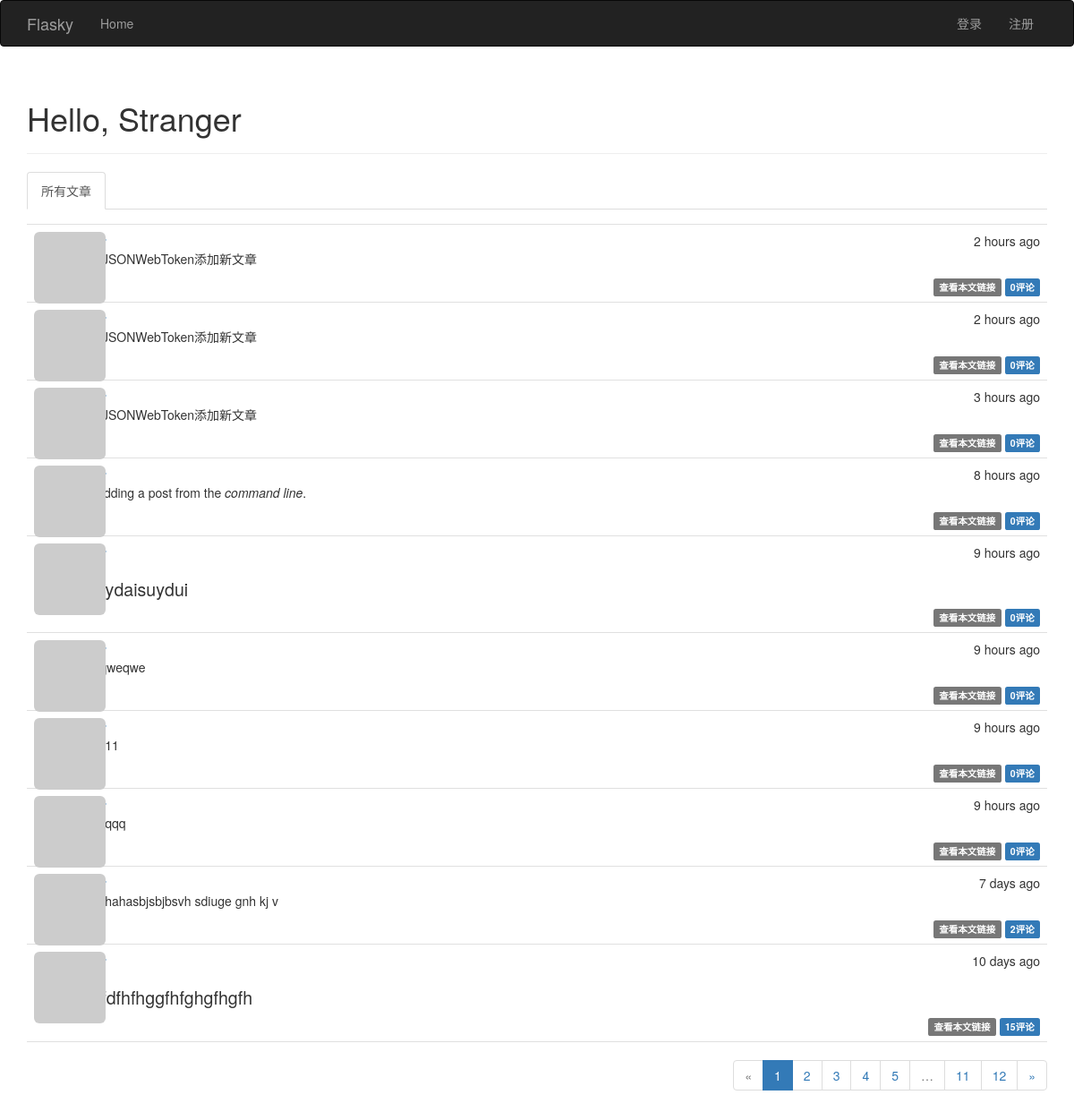
The page / on the database its author committed.
### app/models.py (models this page shows, shortened)
class Post(db.Model):
	__tablename__ = 'posts'
	id = db.Column(db.Integer, primary_key=True)
	body = db.Column(db.Text)
	timestamp = db.Column(db.DateTime, index=True, default=datetime.utcnow)
	author_id = db.Column(db.Integer, db.ForeignKey('users.id'))
	body_html = db.Column(db.Text)
	comments = db.relationship('Comment', backref='post', lazy='dynamic')

### app/main/views.py (the view)
@main.route('/', methods=['GET', 'POST'])
def index():
	post_form = PostForm()
	if current_user.can(Permission.WRITE_ARTICLES) and post_form.validate_on_submit():
		post = Post(body=post_form.body.data, author=current_user._get_current_object())
		db.session.add(post)
		return redirect(url_for('main.index'))
	show_followed = False
	if current_user.is_authenticated:
		show_followed = bool(request.cookies.get('show_followed', ''))
	if show_followed:
		query = current_user.followed_posts
	else:
		query = Post.query
	page = request.args.get('page', 1, type=int)
	pagination = query.order_by(Post.timestamp.desc()).paginate(
		page, per_page=current_app.config['FLASKY_POSTS_PER_PAGE'],
		error_out=False
	)
	posts = pagination.items  # TODO 当前页的实例记录
	return render_template('Index.html', form=post_form, posts=posts, pagination=pagination, show_followed=show_followed)

### app/auth/views.py (called while the page is built)
@auth.before_app_request
def before_request():
	if current_user.is_authenticated:
		if not current_user.confirmed\
				and request.endpoint \
				and request.blueprint != 'auth' \
				and request.endpoint != 'static':
			return redirect(url_for('auth.unconfirmed'))

### app/main/__init__.py (called while the page is built)
@main.app_context_processor
def inject_permissions():
	return dict(Permission=Permission)

### app/models.py (called while the page is built)
	def gravatar(self, size=100, default='monsterid', rating='g'):
		if request.is_secure:
			url = 'https://secure.gravatar.com/avatar'
		else:
			url = 'http://www.gravatar.com/avatar'
		hash = self.avatar_hash or hashlib.md5(self.email.encode('utf-8')).hexdigest()
		return '{url}/{hash}?s={size}&d={default}&r={rating}'.format(
			url=url, hash=hash, size=size, default=default, rating=rating
		)

	def can(self, permissions):
		return False

	def is_administrator(self):
		return False

### app/templates/Index.html (shortened to what this page needs)
{% extends 'base.html'%}
{% import 'bootstrap/wtf.html' as wtf%}
{% import '_macros.html' as macros %}
{% block page_content%}
<div class="page-header">
    <h1>Hello,
        {% if current_user.is_authenticated%}
            {{current_user.username}}
        {% else%}
            Stranger
        {% endif%}
    </h1>
</div>
<div class="post-tabs">
    <ul class="nav nav-tabs">
        <li {% if not  show_followed%} class="active" {% endif %}>
            <a href="{{ url_for('main.show_all') }}">
                所有文章
            </a>
        </li>
    </ul>
    {% include '_posts.html' %}
</div>
    <div class="pagination">
        {{ macros.pagination_widget(pagination, 'main.index') }}
    </div>
{% endblock page_content %}

### app/templates/_posts.html (shortened to what this page needs)
<ul class="posts">
    {% for post in posts %}
    <li class="post">
        <div class="post-thumbnail">
            <a href="{{ url_for('.user', username=post.author.username) }}">
                <img class="img-rounded profile-thumbnail" src="{{ post.author.gravatar(size=40) }}">
            </a>
        </div>
        <div class="post-content">
            <div class="post-date">{{ moment(post.timestamp).fromNow() }}</div>
            <div class="post-author"><a href="{{ url_for('.user', username=post.author.username) }}">{{ post.author.username }}</a></div>
            <div class="post-body">
                {% if post.body_html %}
                    {{ post.body_html | safe}}
                {% else %}
                    {{ post.body }}
                {% endif %}
            </div>
            <div class="post-footer">
                <a href="{{ url_for('main.post', id=post.id) }}">
                    <span class="label label-default">查看本文链接</span>
                </a>
                <a href="{{ url_for('main.post', id=post.id) }}#comments">
                    <span class="label label-primary">
                        {{ post.comments.count() }}评论
                    </span>
                </a>
             </div>
        </div>
    </li>
    {% endfor %}
</ul>

### app/static/style.css (style rules this page uses)
.profile-thumbnail { position: absolute; }
ul.posts { list-style-type: none; padding: 0px; margin: 16px 0px 0px 0px; border-top: 1px solid #e0e0e0; }
ul.posts li.post { padding: 8px; border-bottom: 1px solid #e0e0e0; }
div.post-date { float: right; }
div.post-author { font-weight: bold; }
div.post-thumbnail { position: absolute; }
div.post-content { margin-left: 48px; min-height: 48px; }
div.post-footer { text-align: right; }
div.pagination { width: 100%; text-align: right; padding: 0px; margin: 0px; }
.post-body h1 { font-size: 140%; }

### rows shown on the page
Post: timestamp "2 hours ago", body_html "利用JSONWebToken添加新文章", comments.count "0"
Post: timestamp "2 hours ago", body_html "利用JSONWebToken添加新文章", comments.count "0"
Post: timestamp "3 hours ago", body_html "利用JSONWebToken添加新文章", comments.count "0"
Post: timestamp "8 hours ago", body_html "I'm adding a post from the command line .", comments.count "0"
Post: timestamp "9 hours ago", body_html "asuydaisuydui", comments.count "0"
Post: timestamp "9 hours ago", body_html "qweqweqwe", comments.count "0"
Post: timestamp "9 hours ago", comments.count "0"
Post: timestamp "9 hours ago", comments.count "0"
Post: timestamp "7 days ago", body_html "hahahahasbjsbjbsvh sdiuge gnh kj v", comments.count "2"
Post: timestamp "10 days ago", body_html "fdgfdfhfhggfhfghgfhgfh", comments.count "15"

### other values the page prints
{{ p }} "1"
{{ p }} "2" "3" "4" "5" "11" "12"
